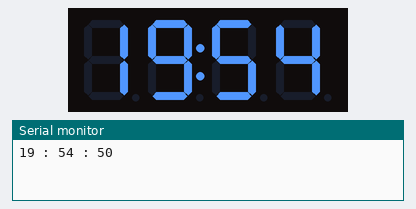
Bench run of a sketch on a simulated Arduino Uno, built with avr-gcc and run on an emulated ATmega328P. On the bench: 4-digit seven-segment display, the last lines printed to the serial monitor.

Above: at 0.1 s.
At 128.3 s:
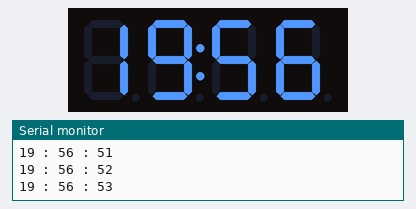

Measured:
- what the display in image 1 shows lasts 1.0 s, from 128.3 s to 129.3 s

The sketch:

RR_Digital_Clock.ino
```cpp
/*
Created by Balaji for Rajan Robotics
*/

#include <Arduino.h>
#include <TM1637Display.h>

// Define the digital pins used for the TM1637 module
#define CLK 3
#define DIO 2

// Create an instance of the TM1637Display class
TM1637Display display(CLK, DIO);

void setup() {
  // Set the brightness (0 to 7)
  display.setBrightness(7);
  Serial.begin(9600);
}

int hr=19;
int min=54;
int sec=50;
int time=0;
unsigned long previousmillis = 0;

void loop() {
unsigned long currentmillis= millis();
if(currentmillis-previousmillis > 1000)
{
  sec++;
  previousmillis=currentmillis;
}
//delay(1000);
//sec++;
//Serial.print("sec=");
//Serial.println(sec);
if(sec>59){
  min++;
  sec=0;
}

if(min>59){
  hr++;
  min=0;
}
//time=min*100+sec;//min min : sec sec
time=hr*100+min;// hr hr : min min
time_display();
  display.showNumberDecEx(time,0x40,true);
  //Serial.println(time);
  delay(1000);
  // Clear the display
  display.clear();
  //delay(1000);
}

void time_display(){
Serial.print(hr);
Serial.print(" : ");
Serial.print(min);
Serial.print(" : ");
Serial.println(sec);
}
```
